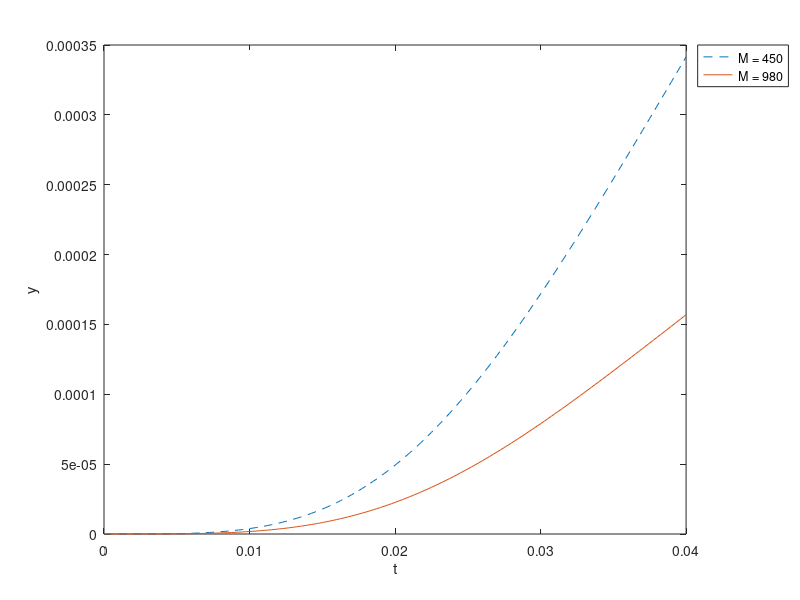
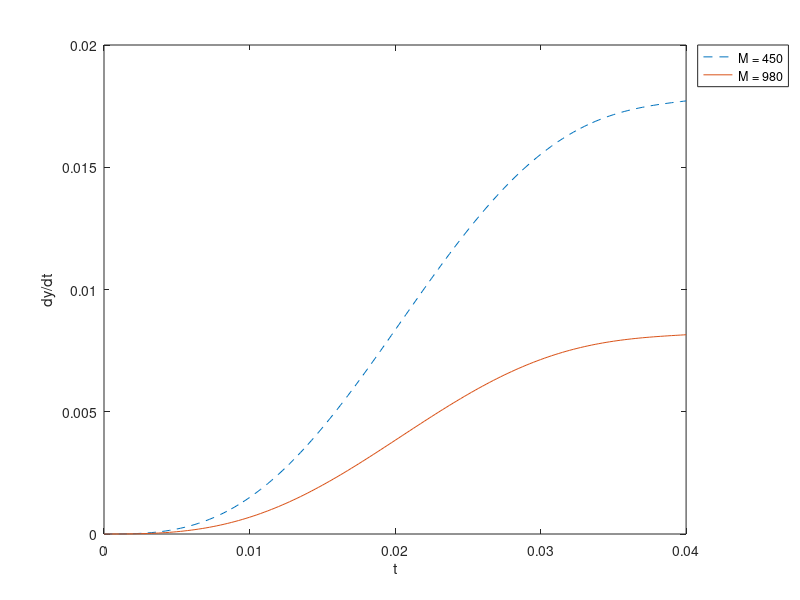
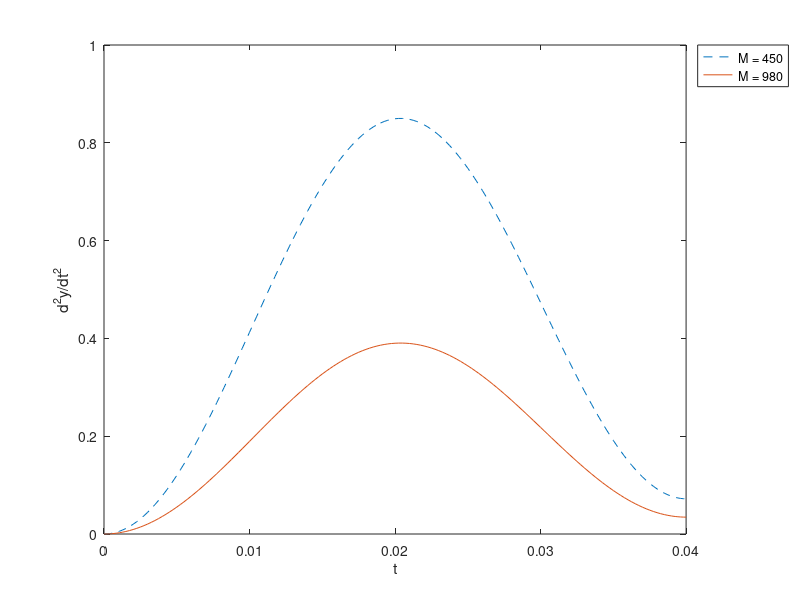

MATLAB code to generate these figures, in order:
clc
clear all

global H = 0.05;
global L = 0.8;
global V0 = 20;
global M = 450;
global M1 = 980;
global K = 35000;
global B = 7300;

function q = sist(t, an)
    
    global H;
    global L;
    global V0;
    global M;
    global K;
    global B;

    #Описание математической модели неровности дороги
    x = (H / 2) * (1 - cos((2 * pi * V0 * t) / L));
    #Производная функции неровности дороги
    dxdt = (H / L) * pi * V0 * sin((2 * pi * V0 * t)/L);
    q = [an(2); an(3); ((B / M) * dxdt + (K / M) * x - (B / M) * an(2) - (K / M) * an(1))];
endfunction;

function q1 = sist1(t1, an1)
    
    global H;
    global L;
    global V0;
    global M1;
    global K;
    global B;

    #Описание математической модели неровности дороги
    x = (H / 2) * (1 - cos((2 * pi * V0 * t1) / L));
    #Производная функции неровности дороги
    dxdt = (H / L) * pi * V0 * sin((2 * pi * V0 * t1)/L);
    q1 = [an1(2); an1(3); ((B / M1) * dxdt + (K / M1) * x - (B / M1) * an1(2) - (K / M1) * an1(1))];
endfunction;

t0 = 0;
#tf = L / V0;
x0 = [0, 0, 0];

par = odeset ("RelTol", 1e-5, "AbsTol", 1e-5, "InitialStep", 0.0005, "MaxStep", 0.001);
#решение системы при t = L / V0
[t, an0] = ode45(@sist, [t0 L / V0], x0, par);
[t1 an1] = ode45(@sist1, [t0 L / V0], x0, par);

plot (t, an0(:,1), '--');
hold on
plot (t1, an1(:,1));
h = legend("M = 450", "M = 980" );
legend(h, "location", "northeastoutside");
xlabel('t');
ylabel('y');

figure();
plot (t, an0(:,2), '--');
hold on
plot (t1, an1(:,2));
h = legend("M = 450", "M = 980" );
legend(h, "location", "northeastoutside");
xlabel('t');
ylabel('dy/dt');

figure();
plot (t, an0(:,3), '--');
hold on
plot (t1, an1(:,3));
h = legend("M = 450", "M = 980" );
legend(h, "location", "northeastoutside");
xlabel('t');
ylabel('d^2y/dt^2');